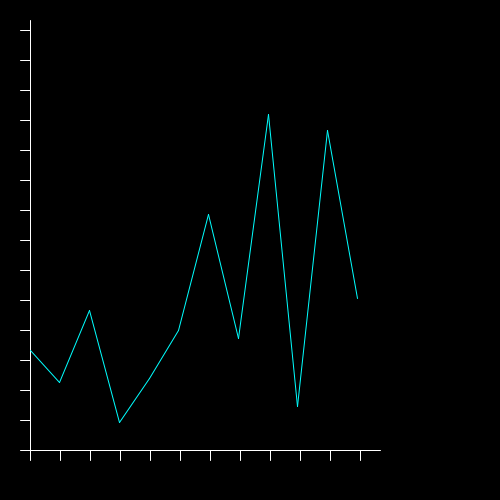
Frame 1 (no input)
Frame 60 (the mouse pressed at the canvas centre just before this capture): identical to frame 1, image omitted
Frame 120 (the mouse held since frame 60 and released just before this capture): identical to frame 1, image omitted

The Processing sketch that drew this single still picture (run headless with seeded random() and noise(); from frame 60 on, the mouse is pressed at the canvas centre):

// Processing sketch: week_5_lab_5
// ── week_5_lab_5.pde
void setup()
{
  size(500 , 500);
  background(0);
  
  
  
}



float[] arr = {45, 37, 55, 27, 38, 50, 79, 48, 104, 31, 100, 58};

int i=0;

void draw()
{
  background(0);
  
  int scale = height/125;
  int y = 0;
  int x = 0;
  float xtwo = 0;
  float ytwo = 0;
  float ygraph = 0;
  float xgraph = 0;
 
  
  stroke(255);
  line(30, 20, 30, 450);
  line(30, 450, 380, 450);
  
  
  for(i=0; i<15; i++)
  {
    y = y + 30;
    stroke(255);
    line(20, y, 30, y);
  }
      
      for(i=0; i<12; i++)
      {
        x = x + 30;
        stroke(255);
        line(x, 460, x, 450);
      }
  
 //  if (mousePressed == true) {
 //   line(mouseX, mouseY, pmouseX, pmouseY);
 // }
 
 float barWidth = width / 16.8;

    for (int j = 0 ; j < arr.length - 1 ; j ++)
  {
    
    xgraph = j * barWidth + 30;
    ygraph = height - (arr[j] * scale) + 30;
    xtwo = (j + 1) * barWidth + 30;
    ytwo = height - (arr[j+1] * scale) + 30;
    stroke(0, 255, 255);
    line(xgraph, ygraph, xtwo, ytwo);
}

}
